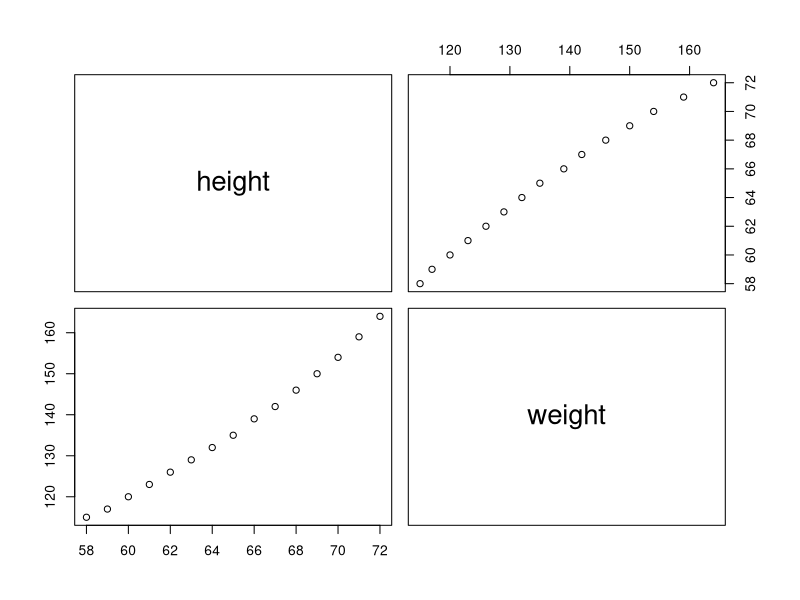
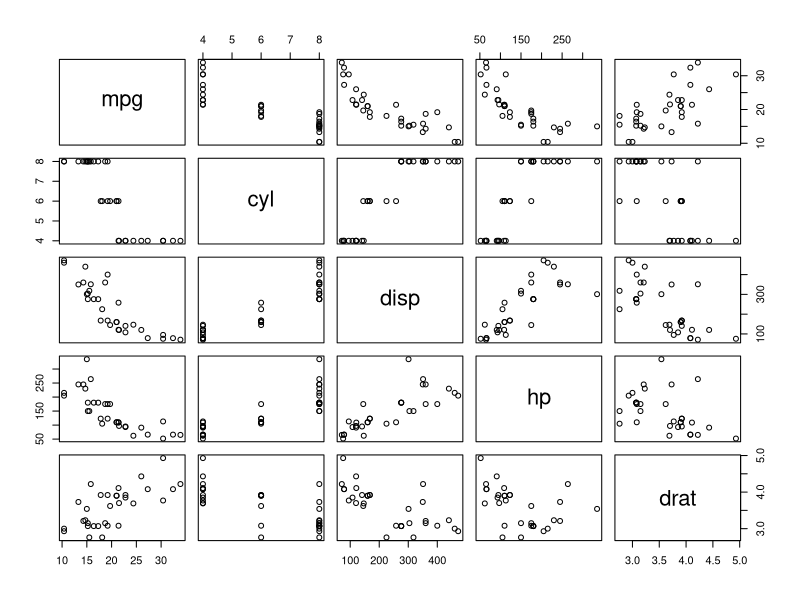

The R script that drew these images, in order:
#simple linear regression =women
#save slr_women.r
women
head(women)
names(women)
cor(women)
cov(women$height,women$weight)
cor(women$height,women$weight)
pairs(women)#it tells relationship between x and y viceversa
pairs(mtcars[1:5])
fit1=lm(weight ~ height,data=women)#lm is linear regression weight versus height
summary(fit1)
